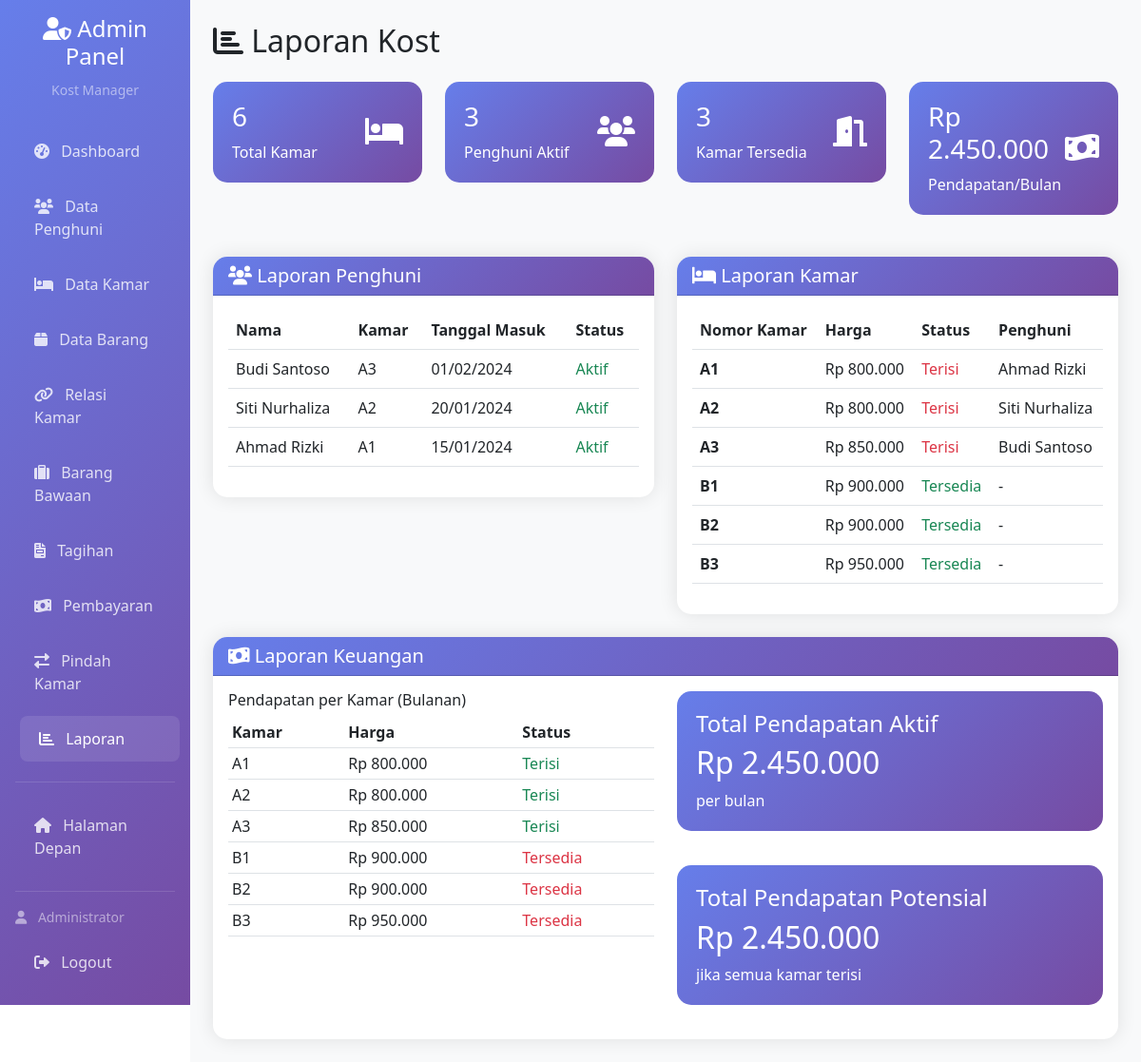
The page /admin/laporan.php (signed in) on the database its author committed.
### tables this page shows
CREATE TABLE IF NOT EXISTS tb_penghuni (
    id INT AUTO_INCREMENT PRIMARY KEY,
    nama VARCHAR(100) NOT NULL,
    no_ktp VARCHAR(16) NOT NULL UNIQUE,
    no_hp VARCHAR(15) NOT NULL,
    tgl_masuk DATE NOT NULL,
    tgl_keluar DATE NULL,
    kamar_id INT,
    created_at TIMESTAMP DEFAULT CURRENT_TIMESTAMP,
    updated_at TIMESTAMP DEFAULT CURRENT_TIMESTAMP ON UPDATE CURRENT_TIMESTAMP,
    FOREIGN KEY (kamar_id) REFERENCES tb_kamar(id) ON DELETE SET NULL
);

CREATE TABLE IF NOT EXISTS tb_kamar (
    id INT AUTO_INCREMENT PRIMARY KEY,
    nomor VARCHAR(10) NOT NULL UNIQUE,
    harga DECIMAL(10,2) NOT NULL,
    created_at TIMESTAMP DEFAULT CURRENT_TIMESTAMP,
    updated_at TIMESTAMP DEFAULT CURRENT_TIMESTAMP ON UPDATE CURRENT_TIMESTAMP
);

### admin/laporan.php (the view, shortened to what the rows shown need)
<?php
include '../database/config.php';
?>
<!DOCTYPE html>
<html lang="id">
<head>
    <link href="https://cdn.jsdelivr.net/npm/bootstrap@5.3.0/dist/css/bootstrap.min.css" rel="stylesheet">
    <link href="https://cdnjs.cloudflare.com/ajax/libs/font-awesome/6.0.0/css/all.min.css" rel="stylesheet">
</head>
<body>
    <div class="container-fluid">
        <div class="row">
            <div class="col-md-9 col-lg-10 main-content p-4">
                <div class="row">
                    <div class="col-12">
                        <h2 class="mb-4"><i class="fas fa-chart-bar"></i> Laporan Kost</h2>
                    </div>
                </div>
                    <?php
                    $query_pendapatan = "SELECT SUM(k.harga) as total_pendapatan
                                       FROM tb_kamar k
                                       INNER JOIN tb_kmr_penghuni kp ON k.id = kp.id_kamar AND kp.tgl_keluar IS NULL";
                    $result_pendapatan = mysqli_query($conn, $query_pendapatan);
                    $total_pendapatan = mysqli_fetch_assoc($result_pendapatan)['total_pendapatan'] ?: 0;
                    ?>
                <div class="row">
                    <div class="col-md-6">
                        <div class="card">
                            <div class="card-body">
                                <div class="table-responsive">
                                    <table class="table table-hover">
                                        <thead>
                                            <tr>
                                                <th>Nama</th>
                                                <th>Kamar</th>
                                                <th>Tanggal Masuk</th>
                                                <th>Status</th>
                                            </tr>
                                        </thead>
                                        <tbody>
                                            <?php
                                            $query_penghuni = "SELECT p.nama, k.nomor, p.tgl_masuk, p.tgl_keluar,
                                                              CASE WHEN p.tgl_keluar IS NULL THEN 'Aktif' ELSE 'Keluar' END as status
                                                              FROM tb_penghuni p
                                                              LEFT JOIN tb_kamar k ON p.kamar_id = k.id
                                                              ORDER BY p.tgl_masuk DESC";
                                            $result_penghuni = mysqli_query($conn, $query_penghuni);
                                            while ($row = mysqli_fetch_assoc($result_penghuni)) {
                                                $status_class = $row['status'] == 'Aktif' ? 'text-success' : 'text-danger';
                                                echo "<tr>";
                                                echo "<td>" . htmlspecialchars($row['nama']) . "</td>";
                                                echo "<td>" . ($row['nomor'] ? $row['nomor'] : '-') . "</td>";
                                                echo "<td>" . date('d/m/Y', strtotime($row['tgl_masuk'])) . "</td>";
                                                echo "<td><span class='$status_class'>" . $row['status'] . "</span></td>";
                                                echo "</tr>";
                                            }
                                            ?>
                                        </tbody>
                                    </table>
                                </div>
                            </div>
                        </div>
                    </div>
                    <div class="col-md-6">
                        <div class="card">
                            <div class="card-body">
                                <div class="table-responsive">
                                    <table class="table table-hover">
                                        <thead>
                                            <tr>
                                                <th>Nomor Kamar</th>
                                                <th>Harga</th>
                                                <th>Status</th>
                                                <th>Penghuni</th>
                                            </tr>
                                        </thead>
                                        <tbody>
                                            <?php
                                            $query_kamar_detail = "SELECT k.nomor, k.harga,
                                                                  CASE WHEN p.id IS NULL THEN 'Tersedia' ELSE 'Terisi' END as status,
                                                                  p.nama as nama_penghuni
                                                                  FROM tb_kamar k
                                                                  LEFT JOIN tb_penghuni p ON k.id = p.kamar_id AND p.tgl_keluar IS NULL
                                                                  ORDER BY k.nomor";
                                            $result_kamar_detail = mysqli_query($conn, $query_kamar_detail);
                                            while ($row = mysqli_fetch_assoc($result_kamar_detail)) {
                                                $status_class = $row['status'] == 'Tersedia' ? 'text-success' : 'text-danger';
                                                echo "<tr>";
                                                echo "<td><strong>" . htmlspecialchars($row['nomor']) . "</strong></td>";
                                                echo "<td>Rp " . number_format($row['harga'], 0, ',', '.') . "</td>";
                                                echo "<td><span class='$status_class'>" . $row['status'] . "</span></td>";
                                                echo "<td>" . ($row['nama_penghuni'] ? htmlspecialchars($row['nama_penghuni']) : '-') . "</td>";
                                                echo "</tr>";
                                            }
                                            ?>
                                        </tbody>
                                    </table>
                                </div>
                            </div>
                        </div>
                    </div>
                </div>
                <div class="row mt-4">
                    <div class="col-12">
                        <div class="card">
                            <div class="card-body">
                                <div class="row">
                                    <div class="col-md-6">
                                        <div class="table-responsive">
                                            <table class="table table-sm">
                                                <thead>
                                                    <tr>
                                                        <th>Kamar</th>
                                                        <th>Harga</th>
                                                        <th>Status</th>
                                                    </tr>
                                                </thead>
                                                <tbody>
                                                    <?php
                                                    $query_keuangan = "SELECT k.nomor, k.harga,
                                                                      CASE WHEN p.id IS NULL THEN 'Tersedia' ELSE 'Terisi' END as status
                                                                      FROM tb_kamar k
                                                                      LEFT JOIN tb_penghuni p ON k.id = p.kamar_id AND p.tgl_keluar IS NULL
                                                                      ORDER BY k.nomor";
                                                    $result_keuangan = mysqli_query($conn, $query_keuangan);
                                                    $total_pendapatan_terisi = 0;
                                                    while ($row = mysqli_fetch_assoc($result_keuangan)) {
                                                        $status_class = $row['status'] == 'Tersedia' ? 'text-danger' : 'text-success';
                                                        if ($row['status'] == 'Terisi') {
                                                            $total_pendapatan_terisi += $row['harga'];
                                                        }
                                                        echo "<tr>";
                                                        echo "<td>" . htmlspecialchars($row['nomor']) . "</td>";
                                                        echo "<td>Rp " . number_format($row['harga'], 0, ',', '.') . "</td>";
                                                        echo "<td><span class='$status_class'>" . $row['status'] . "</span></td>";
                                                        echo "</tr>";
                                                    }
                                                    ?>
                                                </tbody>
                                            </table>
                                        </div>
                                    </div>
                                    <div class="col-md-6">
                                        <div class="row">
                                            <div class="col-12">
                                                <div class="stats-card">
                                                    <h2>Rp <?php echo number_format($total_pendapatan_terisi, 0, ',', '.'); ?></h2>
                                                </div>
                                            </div>
                                            <div class="col-12 mt-3">
                                                <div class="stats-card">
                                                    <h2>Rp <?php echo number_format($total_pendapatan, 0, ',', '.'); ?></h2>
                                                </div>
                                            </div>
                                        </div>
                                    </div>
                                </div>
                            </div>
                        </div>
                    </div>
                </div>
            </div>
        </div>
    </div>
</body>
</html>

### rows shown on the page
tb_penghuni: nama "Budi Santoso", kamar.nomor "A3", tgl_masuk "01/02/2024", status "Aktif", kamar.harga "850.000", status "Terisi"
tb_penghuni: nama "Siti Nurhaliza", kamar.nomor "A2", tgl_masuk "20/01/2024", status "Aktif", kamar.harga "800.000", status "Terisi"
tb_penghuni: nama "Ahmad Rizki", kamar.nomor "A1", tgl_masuk "15/01/2024", status "Aktif", kamar.harga "800.000", status "Terisi"
tb_kamar: nomor "B1", harga "900.000", status "Tersedia"
tb_kamar: nomor "B2", harga "900.000", status "Tersedia"
tb_kamar: nomor "B3", harga "950.000", status "Tersedia"
tb_kamar: nomor "A1", harga "800.000", status "Terisi"
tb_kamar: nomor "A2", harga "800.000", status "Terisi"
tb_kamar: nomor "A3", harga "850.000", status "Terisi"

### other values the page prints
$_SESSION['admin_nama'] "Administrator"
$total_kamar "6"
$total_aktif "3"
$kamar_tersedia "3"
$total_pendapatan "2.450.000"
$total_pendapatan_terisi "2.450.000"
